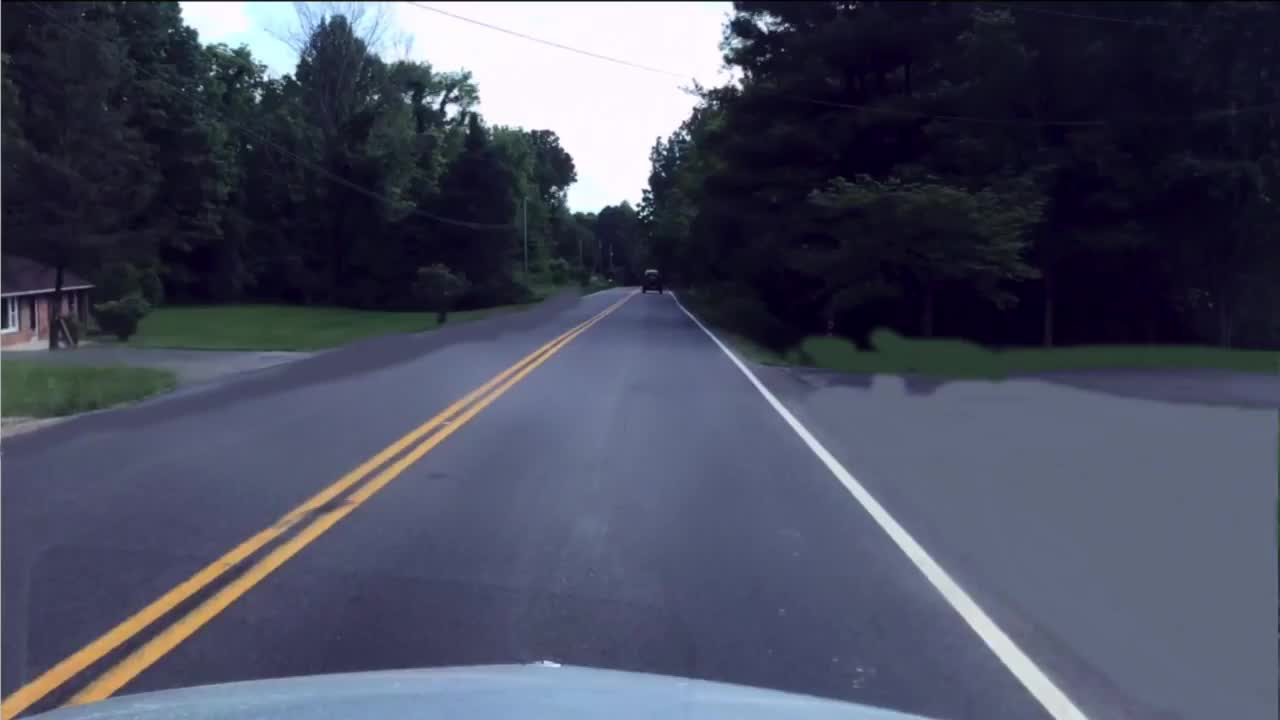
#> input picture PycharmProjects/opencv/selfdriving/input/test_image.jpg, 1280 x 720 px
$ python 'lanedetector 2.py'
#> lines starting #> are read from the running program, lines starting #| are printed output that depends on the picture; after the words box and inside, x2 and y2 are one past the last pixel; in counts of white or black regions, pixels touching at a corner belong together; pictures that were not available may be replaced by others from this repository, and a replacement may not be noted
import cv2
import numpy as np
import os
import subprocess
import glob
from matplotlib import pyplot as plt

INPUT_FOLDER = "./input/"
OUTPUT_FOLDER = "./output/"
TEST_IMAGE = "test_image.jpg"
TEST_VIDEO = "test_video.mov"
DEBUG = False


def plot_image(image, title):
    plt.imshow(image, cmap=plt.cm.gray)
    plt.title(title)
    plt.show()


def save_image(image, title):
    cv2.imwrite(title, image)


def grayscale(image):
    grayscale_image = cv2.cvtColor(image, cv2.COLOR_BGR2GRAY)
    if DEBUG:
        plot_image(grayscale_image, "grayscale")
    return grayscale_image


def blur(image):
    blur_image = cv2.GaussianBlur(image, (3, 3), 0)
    if DEBUG:
        plot_image(blur_image, "blur")
    return blur_image


def canny(image):
    canny_image = cv2.Canny(image, 100, 150)
    if DEBUG:
        plot_image(canny_image, "canny")
    return canny_image


def roi(image):
    bottom_padding = 100  # Front bumper compensation
    height = image.shape[0]
    width = image.shape[1]
    bottom_left = [0, height - bottom_padding]
    bottom_right = [width, height - bottom_padding]
    top_right = [width * 1 / 3, height * 1 / 3]
    top_left = [width * 2 / 3, height * 1 / 3]
    vertices = [np.array([bottom_left, bottom_right, top_left, top_right], dtype=np.int32)]
    mask = np.zeros_like(image)
    cv2.fillPoly(mask, vertices, 255)
    if DEBUG:
        plot_image(mask, "mask")
    masked_image = cv2.bitwise_and(image, mask)
    if DEBUG:
        plot_image(masked_image, "roi")
    return masked_image


def averaged_lines(image, lines):
    right_lines = []
    left_lines = []
    for x1, y1, x2, y2 in lines[:, 0]:
        parameters = np.polyfit((x1, x2), (y1, y2), 1)
        slope = parameters[0]
        intercept = parameters[1]
        if slope >= 0:
            right_lines.append([slope, intercept])
        else:
            left_lines.append([slope, intercept])

    def merge_lines(image, lines):
        if len(lines) > 0:
            slope, intercept = np.average(lines, axis=0)
            y1 = image.shape[0]
            y2 = int(y1 * (1 / 2))
            x1 = int((y1 - intercept) / slope)
            x2 = int((y2 - intercept) / slope)
            return np.array([x1, y1, x2, y2])

    left = merge_lines(image, left_lines)
    right = merge_lines(image, right_lines)
    return left, right


def hough_lines(image, rho, theta, threshold, min_line_len, max_line_gap):
    lines_image = np.zeros((image.shape[0], image.shape[1], 3), dtype=np.uint8)
    lines = cv2.HoughLinesP(image, rho, theta, threshold, np.array([]), minLineLength=min_line_len,
                            maxLineGap=max_line_gap)
    if lines is not None:
        lines = averaged_lines(image, lines)
        for line in lines:
            if line is not None:
                x1, y1, x2, y2 = line
                cv2.line(lines_image, (x1, y1), (x2, y2), (0, 0, 255), 20)
        if DEBUG:
            plot_image(lines_image, "lines")
    return lines_image


def combine_images(image, initial_image, α=0.9, β=1.0, λ=0.0):
    combined_image = cv2.addWeighted(initial_image, α, image, β, λ)
    if DEBUG:
        plot_image(combined_image, "combined")
    return combined_image


def find_street_lanes(image):
    grayscale_image = grayscale(image)
    blur_image = blur(grayscale_image)
    canny_image = canny(blur_image)
    roi_image = roi(canny_image)
    hough_lines_image = hough_lines(roi_image, 0.9, np.pi / 180, 100, 100, 50)
    final_image = combine_images(hough_lines_image, image)
    return final_image


# Test Image
test_image = cv2.imread(INPUT_FOLDER + TEST_IMAGE)
#> test_image is the input picture: shape (720, 1280, 3); mean B, G, R 94.7, 76.1, 72.6
street_lanes = find_street_lanes(test_image)
#> in canny, `canny_image = cv2.Canny(image, 100, 150)`:
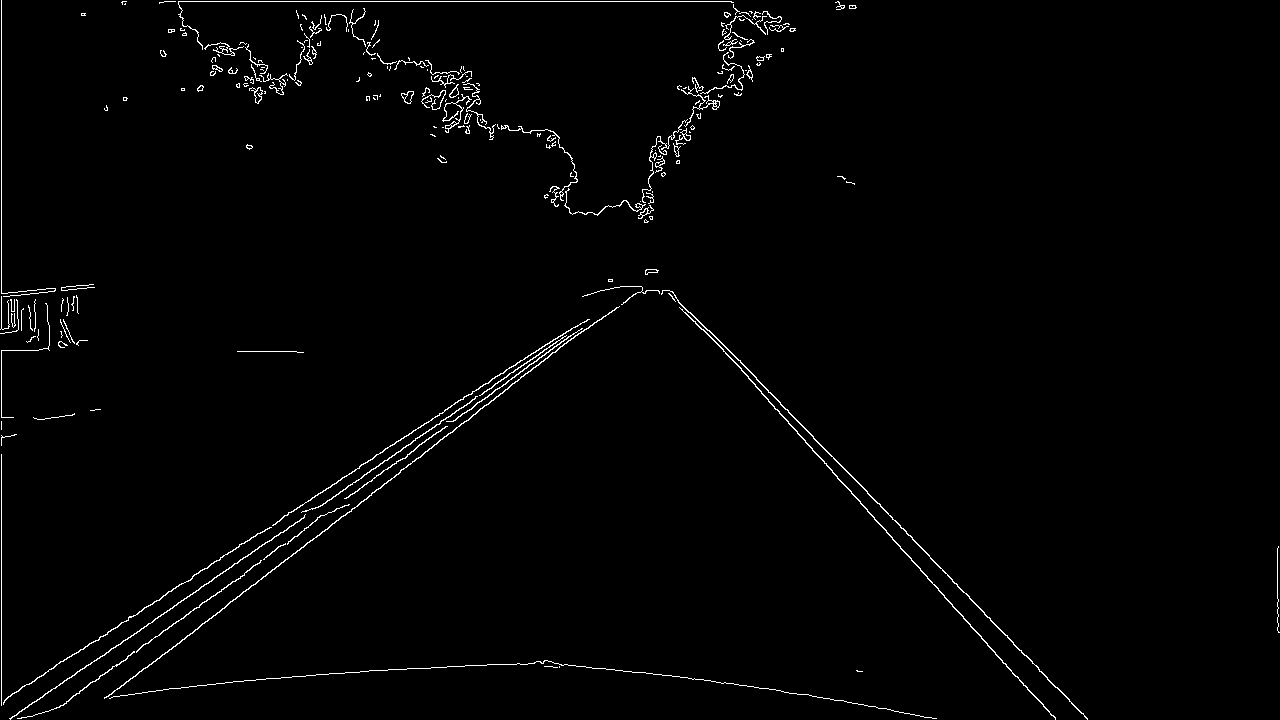
#> canny_image: shape (720, 1280); 1.4% white in thin lines or dots
#> in roi, `cv2.fillPoly(mask, vertices, 255)`: mask: shape (720, 1280); 35.3% white; 1 white region, box (x1, y1, x2, y2) and area: (0, 240, 1280, 621) 325420
#> in roi, `masked_image = cv2.bitwise_and(image, mask)`:
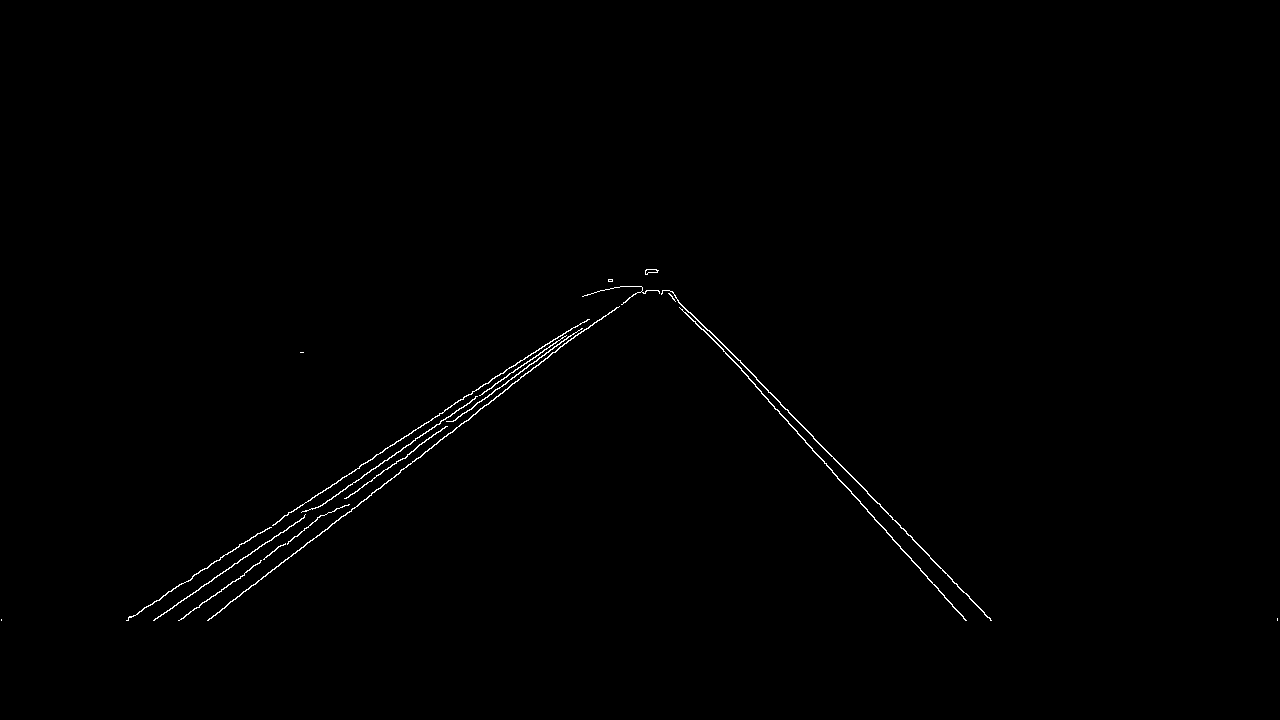
#> masked_image: shape (720, 1280); 0.46% white in thin lines or dots, all inside (x1, y1, x2, y2) = (1, 269, 1278, 621)
#> in hough_lines, `lines = cv2.HoughLinesP(image, rho, theta, threshold, np.array([]), mi..`: lines = 19 rows, first 6: [178, 620, 581, 328], [738, 359, 991, 620], [651, 269, 963, 616], [219, 612, 568, 340], [649, 269, 965, 620], [319, 535, 581, 331]
#> the loop in averaged_lines, `for x1, y1, x2, y2 in lines[:, 0]:` made 19 passes
#> (x1, y1, x2, y2, slope, intercept) on passes 1 to 12: (178, 620, 581, 328, -0.725, 749), (738, 359, 991, 620, 1.03, -402.3), (651, 269, 963, 616, 1.11, -455), (219, 612, 568, 340, -0.779, 782.7), (649, 269, 965, 620, 1.11, -451.9), (319, 535, 581, 331, -0.779, 783.4), (269, 541, 657, 270, -0.698, 728.9), (360, 465, 571, 328, -0.649, 698.7), (128, 617, 580, 323, -0.65, 700.3), (331, 499, 658, 270, -0.7, 730.8), (650, 269, 830, 455, 1.03, -402.7), (208, 620, 440, 439, -0.78, 782.3)
#> after the loop in averaged_lines, `for x1, y1, x2, y2 in lines[:, 0]:`: left_lines = [[-0.725, 749], [-0.779, 782.7], [-0.779, 783.4], [-0.698, 728.9], [-0.649, 698.7], [-0.65, 700.3], [-0.7, 730.8], [-0.78, 782.3], [-0.65, 700.9], [-0.696, 727.2], [-0.726, 750.3], [-0.727, 749.1], [-0.652, 702.1]]; right_lines = [[1.03, -402.3], [1.11, -455], [1.11, -451.9], [1.03, -402.7], [1.11, -453.3], [1.03, -402]]
#> in merge_lines, `slope, intercept = np.average(lines, axis=0)`: slope = -0.709; intercept = 737.4
#> in merge_lines, `x1 = int((y1 - intercept) / slope)`: x1 = 24
#> in merge_lines, `x2 = int((y2 - intercept) / slope)`: x2 = 532
#> in averaged_lines, `left = merge_lines(image, left_lines)`: left = [24, 720, 532, 360]
#> in averaged_lines, `right = merge_lines(image, right_lines)`: right = [1071, 720, 735, 360]
#> in hough_lines, `lines = averaged_lines(image, lines)`: lines = ([24, 720, 532, 360], [1071, 720, 735, 360])
#> the loop in hough_lines, `for line in lines:` made 2 passes
#> after the loop in hough_lines, `for line in lines:`:
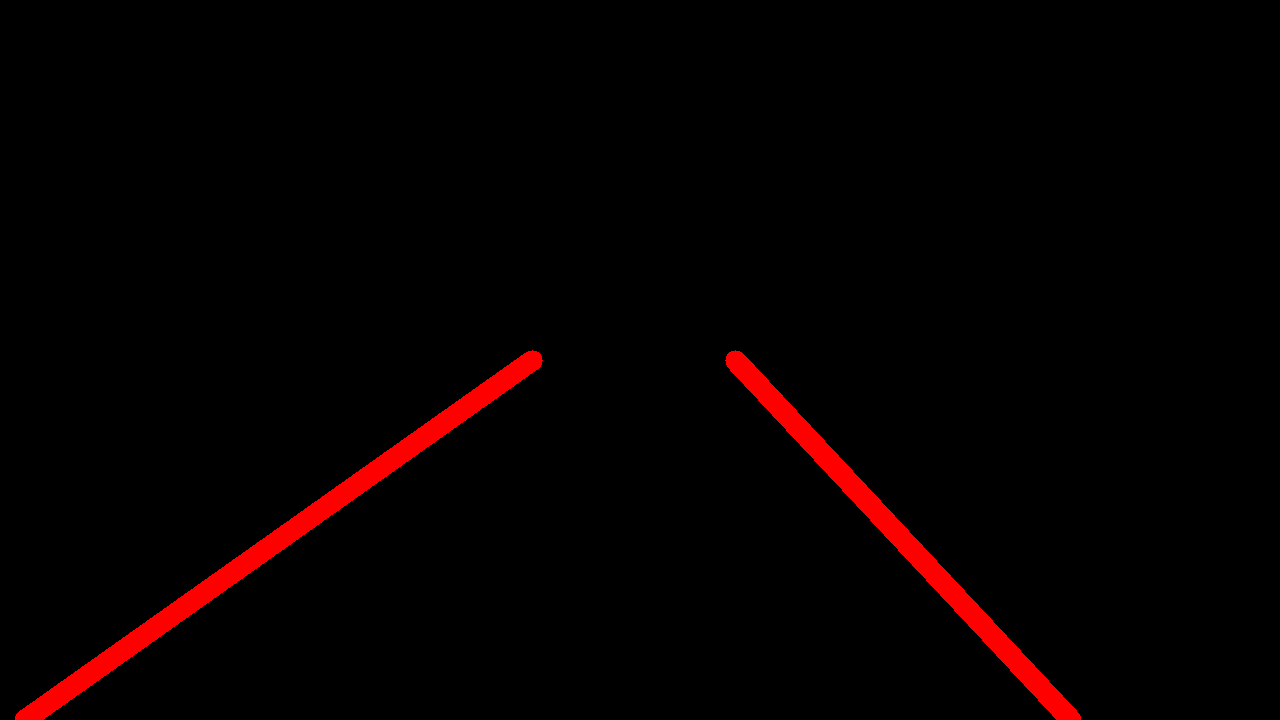
#> lines_image: shape (720, 1280, 3); mean of channels 0, 1, 2 0, 0, 6.5; drawn as B, G, R
save_image(street_lanes, OUTPUT_FOLDER + TEST_IMAGE)

# Test Video
capture = cv2.VideoCapture(INPUT_FOLDER + TEST_VIDEO)
while True:
    _, frame = capture.read()
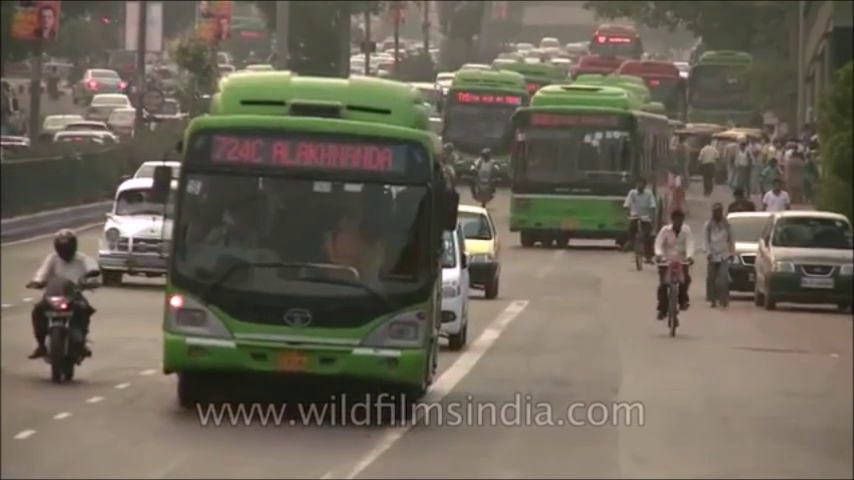
#> input picture frame 17 of PycharmProjects/opencv/firstvideodetection/traffic-mini.mp4, 854 x 480 px, given in place of test_video.mov, which was not available
#> frame is the input picture: shape (480, 854, 3); mean B, G, R 87.3, 100.8, 107.9
    if frame is not None:
        street_lanes = find_street_lanes(frame)
#> in canny (call 2), `canny_image = cv2.Canny(image, 100, 150)`: canny_image: shape (480, 854); 4.6% white in thin lines or dots
#> in roi (call 2), `cv2.fillPoly(mask, vertices, 255)`:
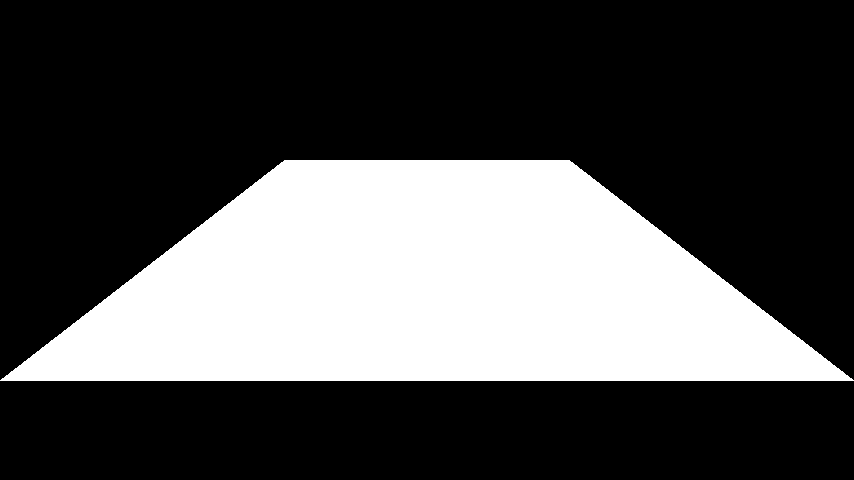
#> mask: shape (480, 854); 30.7% white; 1 white region, box (x1, y1, x2, y2) and area: (0, 160, 854, 381) 126034
#> in roi (call 2), `masked_image = cv2.bitwise_and(image, mask)`:
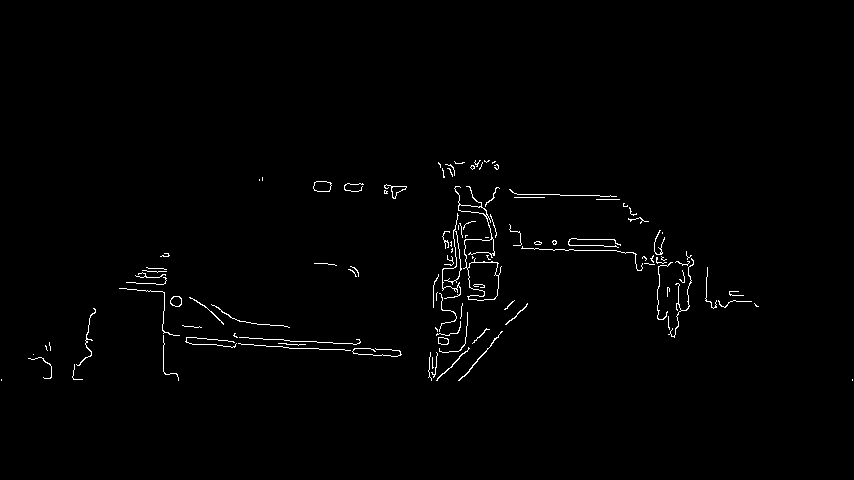
#> masked_image: shape (480, 854); 1% white in thin lines or dots, all inside (x1, y1, x2, y2) = (1, 160, 853, 381)
#> in find_street_lanes (call 2), `hough_lines_image = hough_lines(roi_image, 0.9, np.pi / 180, 100, 100,..`: hough_lines_image: shape (480, 854, 3); every value is 0
        cv2.imshow("video", street_lanes)
        if cv2.waitKey(1) == ord('q'):
#> (key q is pressed here)
            break
        cv2.waitKey(20)
    else:
        break
capture.release()
cv2.destroyAllWindows()
exit()
#> (the program exits here)
